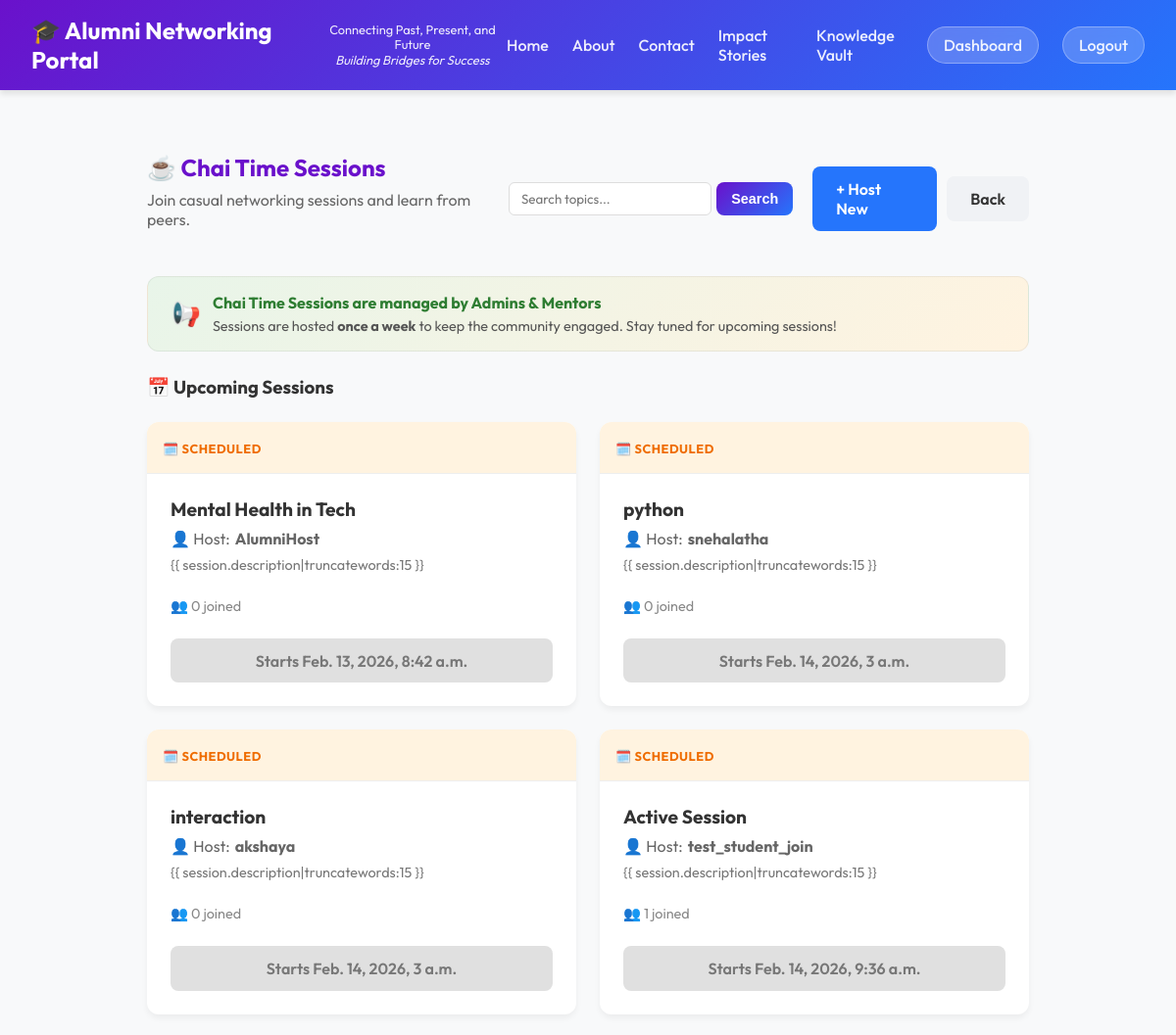
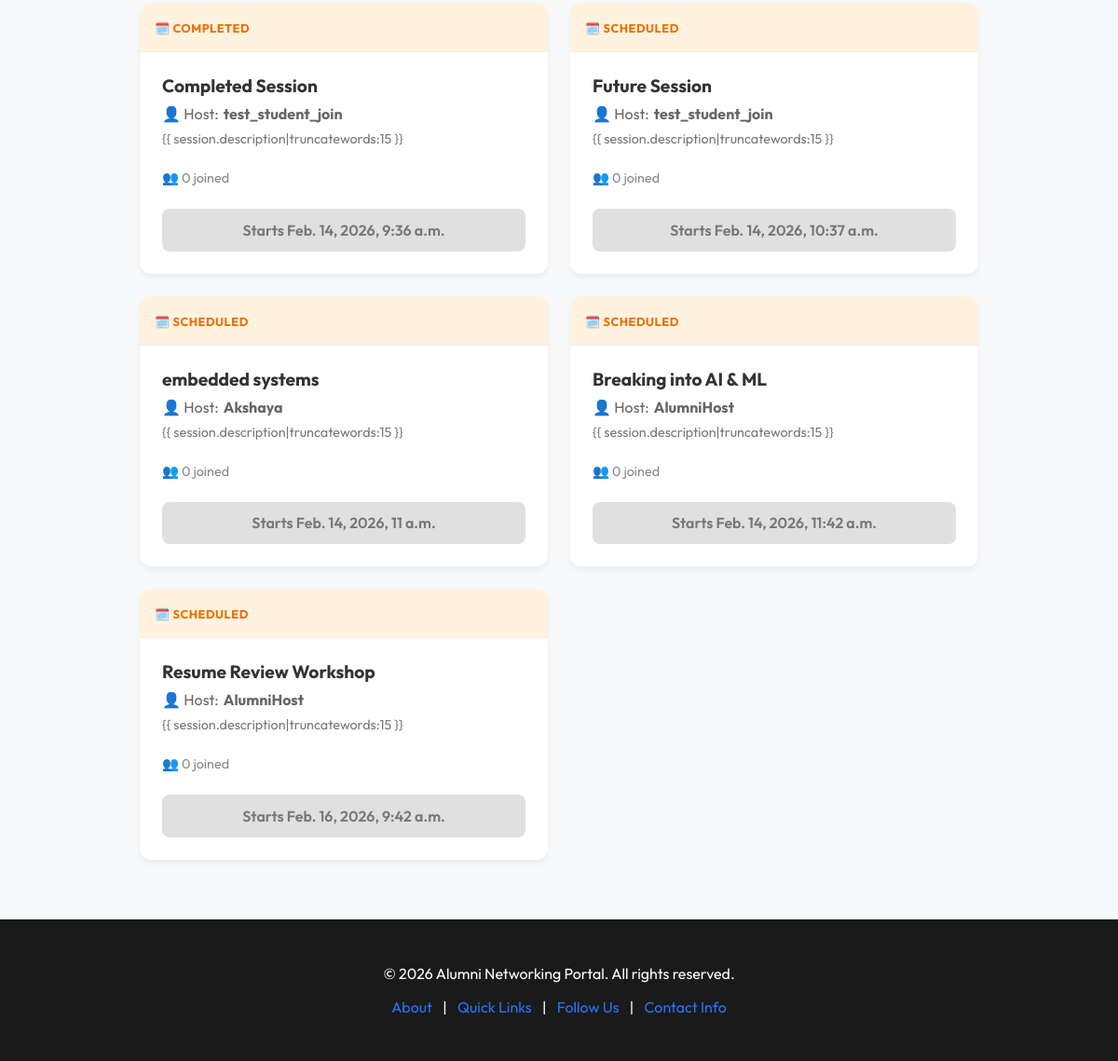
The page /tea_time/ (signed in) on the database its author committed (2 pictures, top to bottom).
### network/models.py (models this page shows, shortened)
class TeaTimeSession(models.Model):
    STATUS_CHOICES = (
        ('scheduled', 'Scheduled'),
        ('live', 'Live Now'),
        ('completed', 'Completed'),
    )
    host = models.ForeignKey(User, related_name='hosted_sessions', on_delete=models.CASCADE)
    topic = models.CharField(max_length=200)
    description = models.TextField(blank=True)
    date_time = models.DateTimeField()
    meeting_link = models.URLField(blank=True, help_text="Link to join the meeting (internal or external)")
    status = models.CharField(max_length=20, choices=STATUS_CHOICES, default='scheduled')
    participants = models.ManyToManyField(User, related_name='joined_sessions', blank=True)
    created_at = models.DateTimeField(auto_now_add=True)

### network/views.py (the view)
# urls.py: path('tea_time/', views.tea_time, name='tea_time'),
@login_required
def tea_time(request):
    sessions = TeaTimeSession.objects.all().order_by('date_time')
    query = request.GET.get('q')
    if query:
        sessions = sessions.filter(
            Q(topic__icontains=query) |
            Q(description__icontains=query)
        )
    return render(request, 'tea_time.html', {'sessions': sessions, 'query': query})

### templates/tea_time.html (shortened to what this page needs)
{% extends 'base.html' %}
{% block content %}
<div class="container" style="max-width: 900px; margin: 2rem auto; padding: 2rem;">
    <div style="display: flex; justify-content: space-between; align-items: center; margin-bottom: 2rem;">
        <div>
            <h2 style="color: var(--primary-color); margin: 0; display: flex; align-items: center; gap: 10px;">
                ☕ Chai Time Sessions
            </h2>
            <p style="color: #666; margin-top: 0.5rem;">Join casual networking sessions and learn from peers.</p>
        </div>
        <div style="display: flex; gap: 10px; align-items: center;">
            <form method="GET" style="display: flex; gap: 5px; margin-right: 10px;">
                <input type="text" name="q" value="{{ query|default:'' }}" placeholder="Search topics..."
                    style="padding: 8px 12px; border: 1px solid #ddd; border-radius: 6px; outline: none;">
                <button type="submit" class="btn" style="padding: 8px 15px; font-size: 0.9rem;">Search</button>
            </form>
            {% if user.profile.user_type == 'admin' or user.profile.user_type == 'mentor' or user.is_superuser %}
            <a href="{% url 'create_tea_session' %}" class="btn"
                style="background: var(--secondary-color); color: white;">+ Host New</a>
            {% endif %}
            <a href="{% url 'dashboard' %}" class="btn" style="background: #f0f2f5; color: #333;">Back</a>
        </div>
    </div>
    <div
        style="background: linear-gradient(135deg, #e8f5e9, #fff3e0); padding: 1rem 1.5rem; border-radius: 12px; margin-bottom: 1.5rem; display: flex; align-items: center; gap: 12px; border: 1px solid rgba(0,0,0,0.06);">
        <span style="font-size: 1.5rem;">📢</span>
        <div>
            <strong style="color: #2e7d32;">Chai Time Sessions are managed by Admins & Mentors</strong>
            <p style="margin: 0.3rem 0 0; color: #555; font-size: 0.9rem;">Sessions are hosted <strong>once a
                    week</strong> to keep the community engaged. Stay tuned for upcoming sessions!</p>
        </div>
    </div>
    <h3 style="margin-bottom: 1.5rem; color: #333;">📅 Upcoming Sessions</h3>
    <div class="sessions-grid"
        style="display: grid; grid-template-columns: repeat(auto-fill, minmax(300px, 1fr)); gap: 1.5rem;">
        {% for session in sessions %}
        <div class="session-card">
            <div class="session-header {% if session.status == 'live' %}live{% else %}scheduled{% endif %}">
                <span class="status-badge {% if session.status == 'live' %}live{% else %}scheduled{% endif %}">
                    {% if session.status == 'live' %}
                    🔴 Live Now
                    {% else %}
                    🗓️ {{ session.get_status_display }}
                    {% endif %}
                </span>
            </div>
            <div style="padding: 1.5rem;">
                <h3 style="margin: 0 0 0.5rem; font-size: 1.2rem;">{{ session.topic }}</h3>
                <p style="margin: 0; color: #666; display: flex; align-items: center; gap: 5px;">
                    👤 Host: <strong>{{ session.host.username }}</strong>
                </p>
                <p style="font-size: 0.9rem; color: #777; margin-top: 0.5rem;">{{ session.description|truncatewords:15
                    }}</p>
                <div style="margin-top: 1.5rem; display: flex; justify-content: space-between; align-items: center;">
                    <div style="font-size: 0.9rem; color: #888;">
                        👥 {{ session.participants.count }} joined
                    </div>
                </div>
                <a href="{% url 'join_meeting' session.id %}"
                    class="btn join-session-btn {% if session.status == 'live' %}live{% else %}scheduled{% endif %}">
                    {% if session.status == 'live' %}
                    Join Session
                    {% else %}
                    Starts {{ session.date_time }}
                    {% endif %}
                </a>
            </div>
        </div>
        {% empty %}
        <div class="no-sessions">
            No sessions scheduled. Be the first to host one!
        </div>
        {% endfor %}
    </div>
</div>
{% endblock %}

### templates/base.html (style rules this page uses)
:root { --primary-color: #6a11cb; --secondary-color: #2575fc; --accent-color: #ff9a9e; --text-color: #333; --bg-color: #f8f9fa; --glass-bg: rgba(255, 255, 255, 0.85); --glass-border: rgba(255, 255, 255, 0.3); }
body { font-family: 'Outfit', sans-serif; margin: 0; padding: 0; background-color: var(--bg-color); color: var(--text-color); display: flex; flex-direction: column; min-height: 100vh; }
.container { max-width: 1200px; margin: 0 auto; padding: 2rem; }
.btn { background: linear-gradient(135deg, var(--primary-color), var(--secondary-color)); color: white; padding: 0.8rem 1.5rem; border: none; border-radius: 8px; cursor: pointer; font-weight: 600; transition: transform 0.2s, box-shadow 0.2s; text-decoration: none; display: inline-block; }
input, select, textarea { width: 100%; padding: 0.8rem; border: 1px solid #ddd; border-radius: 6px; box-sizing: border-box; font-family: inherit; }

### templates/tea_time.html (style rules this page uses)
.session-card { background: white; border-radius: 12px; overflow: hidden; box-shadow: 0 4px 6px rgba(0, 0, 0, 0.05); transition: transform 0.2s; }
.session-header { padding: 1rem; border-bottom: 1px solid #eee; }
.session-header.scheduled { background-color: #fff3e0; }
.status-badge { font-size: 0.8rem; font-weight: bold; text-transform: uppercase; letter-spacing: 0.5px; }
.status-badge.scheduled { color: #ef6c00; }
.join-session-btn { display: block; text-align: center; margin-top: 1.5rem; transition: all 0.3s ease; }
.join-session-btn.scheduled { background: #e0e0e0; color: #777; pointer-events: none; }

### rows shown on the page
TeaTimeSession: status "SCHEDULED", topic "Mental Health in Tech", host.username "AlumniHost", participants.count "0", date_time "Feb. 13, 2026, 8:42 a.m."
TeaTimeSession: status "SCHEDULED", topic "python", host.username "snehalatha", participants.count "0", date_time "Feb. 14, 2026, 3 a.m."
TeaTimeSession: status "SCHEDULED", topic "interaction", host.username "akshaya", participants.count "0", date_time "Feb. 14, 2026, 3 a.m."
TeaTimeSession: status "SCHEDULED", topic "Active Session", host.username "test_student_join", participants.count "1", date_time "Feb. 14, 2026, 9:36 a.m."
TeaTimeSession: status "COMPLETED", topic "Completed Session", host.username "test_student_join", participants.count "0", date_time "Feb. 14, 2026, 9:36 a.m."
TeaTimeSession: status "SCHEDULED", topic "Future Session", host.username "test_student_join", participants.count "0", date_time "Feb. 14, 2026, 10:37 a.m."
TeaTimeSession: status "SCHEDULED", topic "embedded systems", host.username "Akshaya", participants.count "0", date_time "Feb. 14, 2026, 11 a.m."
TeaTimeSession: status "SCHEDULED", topic "Breaking into AI & ML", host.username "AlumniHost", participants.count "0", date_time "Feb. 14, 2026, 11:42 a.m."
TeaTimeSession: status "SCHEDULED", topic "Resume Review Workshop", host.username "AlumniHost", participants.count "0", date_time "Feb. 16, 2026, 9:42 a.m."
